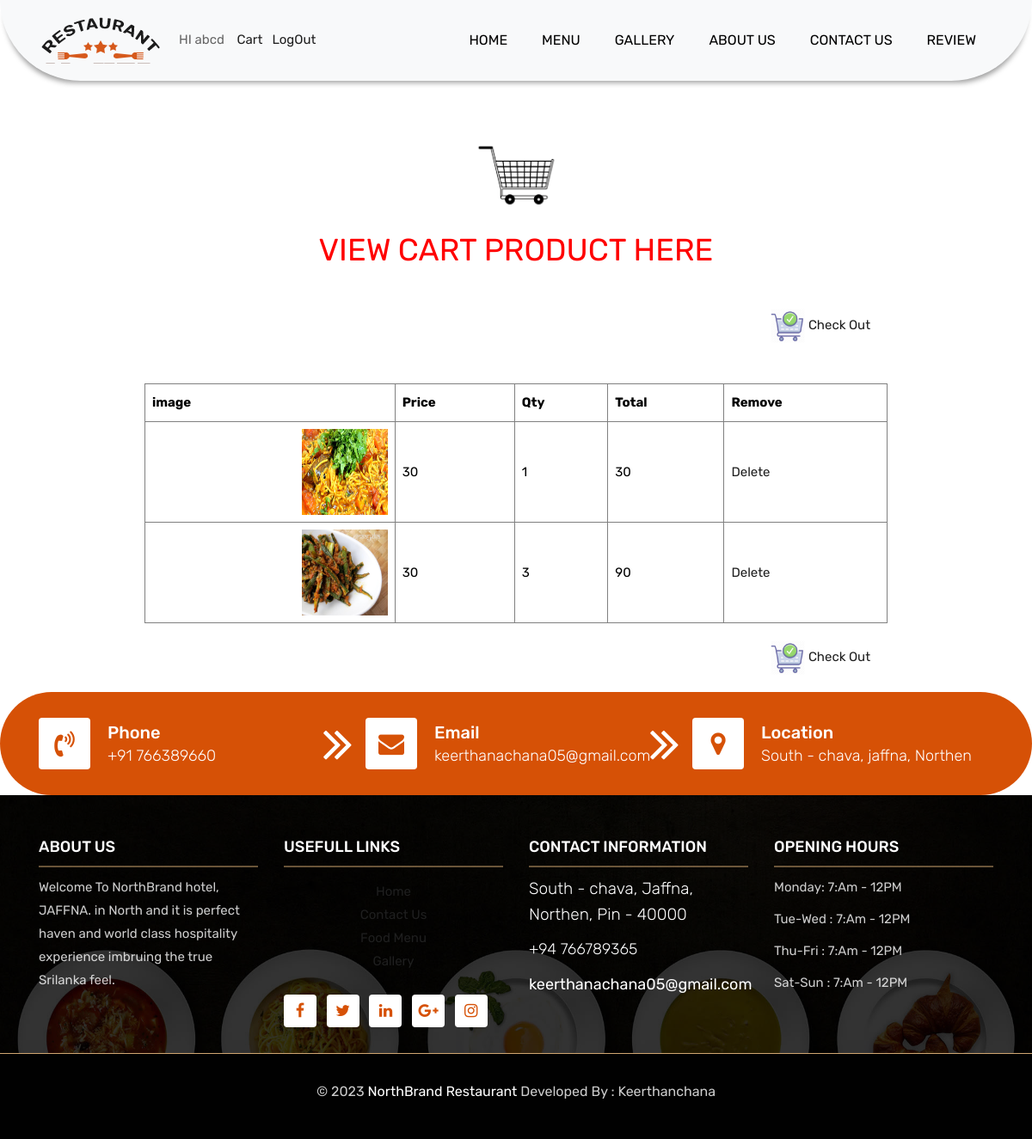
Page /cart.php (signed in) on the committed database.
### tables this page shows
CREATE TABLE `addcart` (
  `id` bigint(12) NOT NULL,
  `p_id` bigint(12) NOT NULL,
  `u_id` varchar(50) NOT NULL,
  `price` bigint(12) NOT NULL,
  `qty` bigint(12) NOT NULL,
  `total` bigint(12) NOT NULL
);

CREATE TABLE `menu` (
  `id` bigint(12) NOT NULL,
  `category` varchar(100) NOT NULL,
  `sub_cat` varchar(120) NOT NULL,
  `title` varchar(100) NOT NULL,
  `description` text NOT NULL,
  `price` bigint(6) NOT NULL,
  `image` text NOT NULL
);

### cart.php (the view, shortened to what this page needs)
<?php session_start();
	$uid = $_SESSION['uid'];
 include "header.php"; ?>
<div style="height: 150px;"></div>
<div style="width: 90%; margin: 0 auto;">
	<center> <img src="cart.jpg" width="10%"> </center>
<center> <p style="font-size: 2.4em; color: red"> VIEW CART PRODUCT HERE 	</p> </center>
	<div style="width: 90%; padding: 20px; text-align: right;">
			<a href="checkout.php"><img src="images/chcekout.png" width="40"></a>
			<a href="checkout.php">Check Out</a>
		</div>
	<br>
	<div>
		<?php include "connect.php";
			$s = mysqli_query($con,"SELECT addcart.price, addcart.qty, addcart.total,addcart.id, menu.image
FROM addcart
INNER JOIN menu ON addcart.p_id=menu.id where addcart.u_id='$uid'");
		?>
		<table border=1 width="80%" align="center" cellpadding="8" cellspacing="10" style="color: black">
		<tr><th>image  </th>
			<th>Price</th>
			<th>Qty</th>
			<th>Total</th>
			<th>Remove</th>
		</tr>
		<?php
			while($r = mysqli_fetch_array($s))
			{
		 ?>
			<tr>
				<td align="right"><img src="admin/<?php echo $r['image']; ?>" width=100 height=100></td>
				<td><?php echo $r['price']; ?></td>
				<td><?php echo $r['qty']; ?></td>
				<td><?php echo $r['total']; ?></td>
				<td><a href="deletecart.php?id=<?php echo $r['id']; ?>">Delete</a></td>
			</tr>
		<?php
		}
		?>
		</table>
		<div style="width: 90%; padding: 20px; text-align: right;">
			<a href="checkout.php"><img src="images/chcekout.png" width="40"></a>
			<a href="checkout.php">Check Out</a>
		</div>
	</div>
</div>
<?php
include "footer.php";
?>

### header.php (shortened to what this page needs)
<!DOCTYPE html>
<html lang="en">
<head>
    <link rel="stylesheet" href="css/bootstrap.min.css">
    <link rel="stylesheet" href="css/style.css">
    <link rel="stylesheet" href="css/responsive.css">
    <link rel="stylesheet" href="css/custom.css">
</head>
<body>
	<header class="top-navbar">
		<nav class="navbar navbar-expand-lg navbar-light bg-light">
			<div class="container">
				<a class="navbar-brand" href="index.php">
					<img src="images/logo1.png" alt="logo1" />
				</a>
				<div>
					<?php
					if(isset($_SESSION['uid']))
					{
					?>
					HI <?php echo $_SESSION['uid']; ?> &nbsp;&nbsp; <a href="cart.php">Cart</a>&nbsp;&nbsp; <a href="logout.php">LogOut</a>
					<?php
					}
					else
					{
					?>
					<a href="registration.php">New User</a>&nbsp;&nbsp;&nbsp;<a href="login.php">Login</a>
					<?php
					}
					?>
					  </div>
				<div class="collapse navbar-collapse" id="navbars-rs-food">
					<ul class="navbar-nav ml-auto">
						<li class="nav-item"><a class="nav-link" href="index.php">Home</a></li>
						<li class="nav-item"><a class="nav-link" href="menu.php">Menu</a></li>
						<li class="nav-item"><a class="nav-link" href="gallery.php">Gallery</a></li>
						<li class="nav-item"><a class="nav-link" href="about.php">About Us</a></li>
						<li class="nav-item"><a class="nav-link" href="contact.php">Contact Us</a></li>
						<li class="nav-item"><a class="nav-link" href="review.php">Review</a></li>
					</ul>
				</div>
			</div>
		</nav>
	</header>

### footer.php (shortened to what this page needs)
	<div class="contact-imfo-box">
		<div class="container">
			<div class="row">
				<div class="col-md-4 arrow-right">
					<i class="fa fa-volume-control-phone"></i>
					<div class="overflow-hidden">
						<h4>Phone</h4>
						<p class="lead">
							+91 766389660
						</p>
					</div>
				</div>
				<div class="col-md-4 arrow-right">
					<i class="fa fa-envelope"></i>
					<div class="overflow-hidden">
						<h4>Email</h4>
						<p class="lead">
						keerthanachana05@gmail.com
						</p>
					</div>
				</div>
				<div class="col-md-4">
					<i class="fa fa-map-marker"></i>
					<div class="overflow-hidden">
						<h4>Location</h4>
						<p class="lead">
						South - chava, jaffna, Northen
						</p>
					</div>
				</div>
			</div>
		</div>
	</div>
	<footer class="footer-area bg-f">
		<div class="container">
			<div class="row">
				<div class="col-lg-3 col-md-6">
					<h3>About Us</h3>
					<p>Welcome To NorthBrand hotel, JAFFNA. in North and it is perfect haven and world class hospitality experience imbruing the true Srilanka feel.</p>
				</div>
				<div class="col-lg-3 col-md-6">
					<h3>UseFull Links</h3>
					<div class="subscribe_form">
						<a href="">Home</a><br>
						<a href="">Contact Us</a><br>
						<a href="">Food Menu</a><br>
						<a href="">Gallery</a><br>
					</div>
					<ul class="list-inline f-social">
						<li class="list-inline-item"><a href="#"><i class="fa fa-facebook" aria-hidden="true"></i></a></li>
						<li class="list-inline-item"><a href="#"><i class="fa fa-twitter" aria-hidden="true"></i></a></li>
						<li class="list-inline-item"><a href="#"><i class="fa fa-linkedin" aria-hidden="true"></i></a></li>
						<li class="list-inline-item"><a href="#"><i class="fa fa-google-plus" aria-hidden="true"></i></a></li>
						<li class="list-inline-item"><a href="#"><i class="fa fa-instagram" aria-hidden="true"></i></a></li>
					</ul>
				</div>
				<div class="col-lg-3 col-md-6">
					<h3>Contact information</h3>
					<p class="lead">South - chava, Jaffna, Northen, Pin - 40000</p>
					<p class="lead"><a href="#">+94 766789365</a></p>
					<p><a href="#"> keerthanachana05@gmail.com</a></p>
				</div>
				<div class="col-lg-3 col-md-6">
					<h3>Opening hours</h3>
					<p><span class="text-color">Monday: </span> 7:Am - 12PM</p>
					<p><span class="text-color">Tue-Wed :</span> 7:Am - 12PM</p>
					<p><span class="text-color">Thu-Fri :</span> 7:Am - 12PM</p>
					<p><span class="text-color">Sat-Sun :</span> 7:Am - 12PM</p>
				</div>
			</div>
		</div>
		<div class="copyright">
			<div class="container">
				<div class="row">
					<div class="col-lg-12">
						<p class="company-name"> &copy; 2023 <a href="#">NorthBrand Restaurant</a> Developed By :  Keerthanchana
					<a href=""></a><br>
				</p>
					</div>
				</div>
			</div>
		</div>
	</footer>
</body>
</html>

### css/style.css (style rules this page uses)
body { color: #666666; font-size: 15px; font-family: 'Rubik', sans-serif; line-height: 1.80857; }
a { color: #1f1f1f; text-decoration: none !important; outline: none !important; -webkit-transition: all .3s ease-in-out; -moz-transition: all .3s ease-in-out; -ms-transition: all .3s ease-in-out; -o-transition: all .3s ease-in-out; transition: all .3s ease-in-out; }
h1, h2, h3, h4, h5, h6 { letter-spacing: 0; font-weight: normal; position: relative; padding: 0 0 10px 0; font-weight: normal; line-height: 120% !important; color: #1f1f1f; margin: 0 }
h3 { font-size: 18px }
h4 { font-size: 16px }
a { color: #1f1f1f; text-decoration: none; outline: none; }
a, .btn { text-decoration: none !important; outline: none !important; -webkit-transition: all .3s ease-in-out; -moz-transition: all .3s ease-in-out; -ms-transition: all .3s ease-in-out; -o-transition: all .3s ease-in-out; transition: all .3s ease-in-out; }
.lead { font-size: 18px; line-height: 30px; color: #767676; margin: 0; padding: 0; }
ul, li, ol { list-style: none; margin: 0px; padding: 0px; }
.top-navbar { position: relative; z-index: 10; }
.top-navbar .navbar { padding: 15px 0px; position: fixed; width: 100%; border-radius: 0px 0px 100px 100px; transition: height .3s ease-out, background .3s ease-out, box-shadow .3s ease-out; -webkit-transform: translate3d(0, 0, 0); transform: translate3d(0, 0, 0); -webkit-box-shadow: 0 8px 6px -6px rgba(0, 0, 0, 0.4); box-shadow: 0 8px 6px -6px rgba(0, 0, 0, 0.4); z-index: 100; }
.top-navbar .navbar-light .navbar-nav .nav-link { color: #010101; font-size: 16px; padding: 10px 20px; border-radius: 4px; text-transform: uppercase; }
.contact-imfo-box { background: #d65106; padding: 30px 0; border-radius: 100px; }
.overflow-hidden { overflow: hidden; }
.contact-imfo-box i { display: block; float: left; width: 60px; height: 60px; line-height: 60px; text-align: center; background: #fff; color: #d65106; font-size: 30px; -webkit-border-radius: 4px; -moz-border-radius: 4px; -ms-border-radius: 4px; border-radius: 4px; margin-right: 20px; }
.contact-imfo-box h4 { margin: 0px; margin-top: 5px; color: #ffffff; font-size: 20px; padding: 0px; font-weight: 500; line-height: 24px; }
.contact-imfo-box p { margin: 0px; color: #ffffff; font-weight: 300; }
.footer-area { padding-top: 50px; padding-bottom: 0px; }
.bg-f { background-image: url("../images/footer-bg.jpg"); background-attachment: scroll; background-clip: initial; background-color: rgba(0, 0, 0, 0); background-origin: initial; background-position: center center; background-repeat: no-repeat; background-size: cover; position: relative; }
.bg-f::before { background: #010101; content: ""; height: 100%; left: 0; position: absolute; top: 0; width: 100%; z-index: 1; opacity: 0.8; }
.footer-area .container { position: relative; z-index: 1; }
.footer-area h3 { color: #ffffff; text-transform: uppercase; font-size: 18px; font-weight: 500; border-bottom: 2px solid rgba(207, 166, 113, 0.5); margin-bottom: 10px; }
.footer-area p { font-size: 15px; color: rgba(255, 255, 255, 0.8); margin: 0; padding-bottom: 10px; }
.arrow-right { position: relative; }
.arrow-right::before { content: "\f101"; font-family: 'FontAwesome'; position: absolute; right: 0px; top: 0; color: #fff; font-size: 60px; line-height: 60px; }
.footer-area p.lead { font-size: 19px; color: #ffffff; margin-bottom: 0px; }
.footer-area p.lead a { color: #ffffff; margin-bottom: 15px; }
.footer-area p a { font-size: 18px; color: #ffffff; }
.subscribe_form { display: block; text-align: center; padding: 5px 0; }
.f-social { padding-bottom: 10px; margin: 0px; margin-top: 20px; }
.f-social li a { font-size: 18px; color: rgba(214, 81, 6); width: 38px; height: 38px; display: block; text-align: center; line-height: 38px; background: #ffffff; border-radius: 4px; }
.copyright { margin-top: 20px; position: relative; display: block; background-color: #010101; border-top: 1px solid rgba(207, 166, 113); padding: 30px 0; z-index: 1; }
.copyright .company-name { font-size: 16px; text-align: center; }
.copyright .company-name a { font-size: 16px; }

### rows in the picture
addcart: menu.image (picture), price "30", qty "1", total "30"
addcart: menu.image (picture), price "30", qty "3", total "90"

### other values in the picture
$_SESSION['uid'] "abcd"
